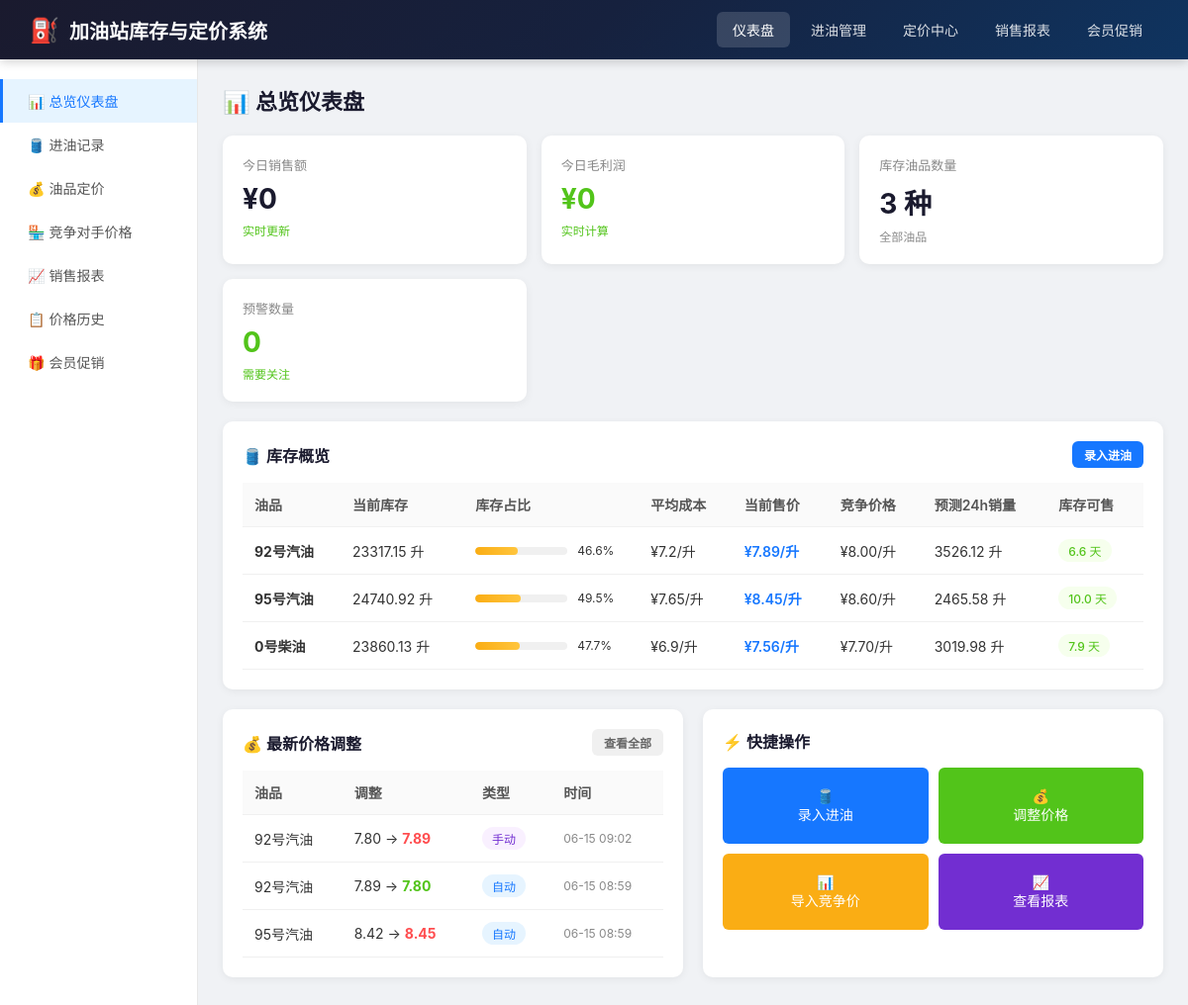
/dashboard, run on the app's committed database.
### models.py (models this page shows, shortened)
class Fuel(db.Model):
    __tablename__ = 'fuels'
    id = db.Column(db.Integer, primary_key=True)
    code = db.Column(db.String(20), unique=True, nullable=False)
    name = db.Column(db.String(50), nullable=False)
    tank_capacity = db.Column(db.Float, default=50000)
    current_price = db.Column(db.Float, nullable=False)
    price_update_time = db.Column(db.DateTime, default=datetime.now)
    created_at = db.Column(db.DateTime, default=datetime.now)
    intake_records = db.relationship('IntakeRecord', backref='fuel', lazy='dynamic')
    sales_records = db.relationship('SalesRecord', backref='fuel', lazy='dynamic')
    price_histories = db.relationship('PriceHistory', backref='fuel', lazy='dynamic')
    competitor_prices = db.relationship('CompetitorPrice', backref='fuel', lazy='dynamic')
    member_promotions = db.relationship('MemberPromotion', backref='fuel', lazy='dynamic')

class CompetitorPrice(db.Model):
    __tablename__ = 'competitor_prices'
    id = db.Column(db.Integer, primary_key=True)
    fuel_id = db.Column(db.Integer, db.ForeignKey('fuels.id'), nullable=False)
    price = db.Column(db.Float, nullable=False)
    record_date = db.Column(db.Date, nullable=False)
    created_at = db.Column(db.DateTime, default=datetime.now)
    __table_args__ = (
        db.UniqueConstraint('fuel_id', 'record_date', name='_fuel_date_uc'),
    )

class PriceHistory(db.Model):
    __tablename__ = 'price_histories'
    id = db.Column(db.Integer, primary_key=True)
    fuel_id = db.Column(db.Integer, db.ForeignKey('fuels.id'), nullable=False)
    old_price = db.Column(db.Float, nullable=False)
    new_price = db.Column(db.Float, nullable=False)
    change_time = db.Column(db.DateTime, nullable=False)
    change_type = db.Column(db.String(20), nullable=False)
    reason = db.Column(db.String(200))
    created_at = db.Column(db.DateTime, default=datetime.now)

### app.py (the view, shortened to what this page needs)
@app.route('/dashboard')
def dashboard():
    fuels = Fuel.query.all()
    inventory_data = []
    warnings = []
    for fuel in fuels:
        current_stock = get_current_stock(fuel.id)
        avg_cost = get_moving_average_cost(fuel.id)
        predicted_24h = predict_24h_sales(fuel.id)
        stock_days = current_stock / predicted_24h if predicted_24h > 0 else 0
        fuel_data = {
            'id': fuel.id,
            'name': fuel.name,
            'code': fuel.code,
            'current_stock': round(current_stock, 2),
            'capacity': fuel.tank_capacity,
            'stock_percent': round((current_stock / fuel.tank_capacity) * 100, 1),
            'avg_cost': round(avg_cost, 3),
            'current_price': round(fuel.current_price, 2),
            'predicted_24h': round(predicted_24h, 2),
            'stock_days': round(stock_days, 1),
            'competitor_price': get_latest_competitor_price(fuel.id)
        }
        inventory_data.append(fuel_data)
    today = datetime.now().date()
    today_sales = get_daily_sales(today)
    today_revenue = sum(s['revenue'] for s in today_sales.values()) if today_sales else 0
    today_profit = sum(s['profit'] for s in today_sales.values()) if today_sales else 0
    price_histories = PriceHistory.query.order_by(PriceHistory.change_time.desc()).limit(10).all()
    return render_template('dashboard.html',
                         inventory_data=inventory_data,
                         warnings=warnings,
                         today_revenue=round(today_revenue, 2),
                         today_profit=round(today_profit, 2),
                         price_histories=price_histories)

### utils.py (called while the page is built, shortened)
def get_current_stock(fuel_id):
    intakes = IntakeRecord.query.filter_by(fuel_id=fuel_id).all()
    total_intake = sum(r.volume for r in intakes)
    sales = SalesRecord.query.filter_by(fuel_id=fuel_id).all()
    total_sales = sum(r.volume for r in sales)
    return total_intake - total_sales

def get_moving_average_cost(fuel_id):
    intakes = IntakeRecord.query.filter_by(fuel_id=fuel_id)\
        .order_by(IntakeRecord.intake_time.asc()).all()
    if not intakes:
        return 0
    total_volume = 0
    total_cost = 0
    for intake in intakes:
        new_total_volume = total_volume + intake.volume
        new_total_cost = total_cost + (intake.volume * intake.cost_price)
        total_volume = new_total_volume
        total_cost = new_total_cost
    if total_volume == 0:
        return 0
    return total_cost / total_volume

def get_latest_competitor_price(fuel_id):
    latest = CompetitorPrice.query.filter_by(fuel_id=fuel_id)\
        .order_by(CompetitorPrice.record_date.desc()).first()
    return latest.price if latest else None

def predict_24h_sales(fuel_id):
    seven_days_ago = datetime.now() - timedelta(days=7)
    sales = SalesRecord.query.filter(
        SalesRecord.fuel_id == fuel_id,
        SalesRecord.sale_time >= seven_days_ago
    ).all()
    total_volume = sum(s.volume for s in sales)
    daily_avg = total_volume / 7
    day_factor = 1.0
    today = datetime.now().weekday()
    if today >= 5:
        day_factor = 1.15
    return daily_avg * day_factor

def get_daily_sales(report_date):
    if isinstance(report_date, datetime):
        report_date = report_date.date()
    start = datetime.combine(report_date, datetime.min.time())
    end = datetime.combine(report_date + timedelta(days=1), datetime.min.time())
    sales = SalesRecord.query.filter(
        SalesRecord.sale_time >= start,
        SalesRecord.sale_time < end
    ).all()
    result = {}
    return result

### templates/dashboard.html (shortened to what this page needs)
{% extends 'base.html' %}
{% block content %}
<h2 class="page-title">📊 总览仪表盘</h2>
<div class="stat-cards">
    <div class="stat-card">
        <div class="stat-label">今日销售额</div>
        <div class="stat-value">¥{{ today_revenue }}</div>
        <div class="stat-change" style="color: #52c41a;">实时更新</div>
    </div>
    <div class="stat-card">
        <div class="stat-label">今日毛利润</div>
        <div class="stat-value" style="color: #52c41a;">¥{{ today_profit }}</div>
        <div class="stat-change" style="color: #52c41a;">实时计算</div>
    </div>
    <div class="stat-card">
        <div class="stat-label">库存油品数量</div>
        <div class="stat-value">{{ inventory_data|length }} 种</div>
        <div class="stat-change" style="color: #888;">全部油品</div>
    </div>
    <div class="stat-card">
        <div class="stat-label">预警数量</div>
        <div class="stat-value" style="color: {{ '#ff4d4f' if warnings else '#52c41a' }};">{{ warnings|length }}</div>
        <div class="stat-change" style="color: {{ '#ff4d4f' if warnings else '#52c41a' }};">需要关注</div>
    </div>
</div>
<div class="card">
    <div class="card-title">
        <span>🛢️ 库存概览</span>
        <a href="{{ url_for('intake') }}" class="btn btn-primary btn-sm">录入进油</a>
    </div>
    <table>
        <thead>
            <tr>
                <th>油品</th>
                <th>当前库存</th>
                <th>库存占比</th>
                <th>平均成本</th>
                <th>当前售价</th>
                <th>竞争价格</th>
                <th>预测24h销量</th>
                <th>库存可售</th>
            </tr>
        </thead>
        <tbody>
            {% for item in inventory_data %}
            <tr>
                <td><strong>{{ item.name }}</strong></td>
                <td>{{ item.current_stock }} 升</td>
                <td style="min-width: 150px;">
                    <div style="display: flex; align-items: center; gap: 10px;">
                        <div class="progress-bar" style="flex: 1;">
                            <div class="progress-fill
                                {% if item.stock_percent > 50 %}green
                                {% elif item.stock_percent > 20 %}yellow
                                {% else %}red{% endif %}"
                                style="width: {{ item.stock_percent }}%;"></div>
                        </div>
                        <span style="font-size: 12px; min-width: 50px;">{{ item.stock_percent }}%</span>
                    </div>
                </td>
                <td>¥{{ item.avg_cost }}/升</td>
                <td style="color: #1677ff; font-weight: 600;">¥{{ item.current_price }}/升</td>
                <td>
                    {% if item.competitor_price %}
                        ¥{{ '%.2f'|format(item.competitor_price) }}/升
                    {% else %}
                        <span style="color: #999;">暂无数据</span>
                    {% endif %}
                </td>
                <td>{{ item.predicted_24h }} 升</td>
                <td>
                    <span class="tag {% if item.stock_days > 3 %}tag-green{% elif item.stock_days > 1 %}tag-orange{% else %}tag-red{% endif %}">
                        {{ item.stock_days }} 天
                    </span>
                </td>
            </tr>
            {% endfor %}
        </tbody>
    </table>
</div>
<div class="grid-2">
    <div class="card">
        <div class="card-title">
            <span>💰 最新价格调整</span>
            <a href="{{ url_for('price_history') }}" class="btn btn-sm" style="background: #f0f0f0; color: #666;">查看全部</a>
        </div>
        {% if price_histories %}
        <table>
            <thead>
                <tr>
                    <th>油品</th>
                    <th>调整</th>
                    <th>类型</th>
                    <th>时间</th>
                </tr>
            </thead>
            <tbody>
                {% for ph in price_histories[:8] %}
                <tr>
                    <td>{{ ph.fuel.name }}</td>
                    <td>
                        {{ '%.2f'|format(ph.old_price) }} →
                        <strong style="color: {% if ph.new_price > ph.old_price %}#ff4d4f{% else %}#52c41a{% endif %};">
                            {{ '%.2f'|format(ph.new_price) }}
                        </strong>
                    </td>
                    <td>
                        <span class="tag {% if ph.change_type == 'auto' %}tag-blue{% else %}tag-purple{% endif %}">
                            {{ '自动' if ph.change_type == 'auto' else '手动' }}
                        </span>
                    </td>
                    <td style="font-size: 12px; color: #888;">{{ ph.change_time.strftime('%m-%d %H:%M') }}</td>
                </tr>
                {% endfor %}
            </tbody>
        </table>
        {% else %}
        <p style="color: #999; text-align: center; padding: 20px;">暂无价格调整记录</p>
        {% endif %}
    </div>
    <div class="card">
        <div class="card-title">
            <span>⚡ 快捷操作</span>
        </div>
        <div style="display: grid; grid-template-columns: 1fr 1fr; gap: 10px;">
            <a href="{{ url_for('intake') }}" class="btn btn-primary" style="text-align: center; padding: 20px;">
                🛢️<br>录入进油
            </a>
            <a href="{{ url_for('pricing') }}" class="btn btn-success" style="text-align: center; padding: 20px;">
                💰<br>调整价格
            </a>
            <a href="{{ url_for('competitor') }}" class="btn btn-warning" style="text-align: center; padding: 20px;">
                📊<br>导入竞争价
            </a>
            <a href="{{ url_for('sales_report') }}" class="btn" style="background: #722ed1; color: white; text-align: center; padding: 20px;">
                📈<br>查看报表
            </a>
        </div>
    </div>
</div>
{% endblock %}

### templates/base.html (style rules this page uses)
* { margin: 0; padding: 0; box-sizing: border-box; }
body { font-family: -apple-system, BlinkMacSystemFont, 'Segoe UI', Roboto, 'Helvetica Neue', Arial, sans-serif; background: #f0f2f5; color: #333; }
.page-title { font-size: 22px; font-weight: 600; margin-bottom: 20px; color: #1a1a2e; }
.card { background: white; border-radius: 10px; padding: 20px; box-shadow: 0 2px 8px rgba(0,0,0,0.06); margin-bottom: 20px; }
.card-title { font-size: 16px; font-weight: 600; margin-bottom: 15px; color: #1a1a2e; display: flex; align-items: center; justify-content: space-between; }
.btn { display: inline-block; padding: 8px 18px; border: none; border-radius: 6px; cursor: pointer; font-size: 14px; text-decoration: none; transition: all 0.2s; }
.btn-primary { background: #1677ff; color: white; }
.btn-success { background: #52c41a; color: white; }
.btn-warning { background: #faad14; color: white; }
.btn-sm { padding: 5px 12px; font-size: 12px; }
table { width: 100%; border-collapse: collapse; }
th, td { padding: 12px; text-align: left; border-bottom: 1px solid #f0f0f0; font-size: 14px; }
th { background: #fafafa; font-weight: 600; color: #555; }
.tag { display: inline-block; padding: 3px 10px; border-radius: 12px; font-size: 12px; font-weight: 500; }
.tag-green { background: #f6ffed; color: #52c41a; }
.tag-blue { background: #e6f4ff; color: #1677ff; }
.tag-purple { background: #f9f0ff; color: #722ed1; }
.stat-cards { display: grid; grid-template-columns: repeat(auto-fit, minmax(240px, 1fr)); gap: 15px; margin-bottom: 20px; }
.stat-card { background: white; border-radius: 10px; padding: 20px; box-shadow: 0 2px 8px rgba(0,0,0,0.06); }
.stat-card .stat-label { font-size: 13px; color: #888; margin-bottom: 8px; }
.stat-card .stat-value { font-size: 28px; font-weight: 700; color: #1a1a2e; }
.stat-card .stat-change { font-size: 12px; margin-top: 6px; }
.progress-bar { width: 100%; height: 8px; background: #f0f0f0; border-radius: 4px; overflow: hidden; }
.progress-fill { height: 100%; border-radius: 4px; transition: width 0.3s; }
.progress-fill.yellow { background: linear-gradient(90deg, #faad14, #ffc53d); }
.grid-2 { display: grid; grid-template-columns: 1fr 1fr; gap: 20px; }

### data on the page
Fuel: name "92号汽油"
CompetitorPrice: competitor_price "8.00"
Fuel: name "95号汽油"
CompetitorPrice: competitor_price "8.60"
Fuel: name "0号柴油"
CompetitorPrice: competitor_price "7.70"
PriceHistory: fuel.name "92号汽油", old_price "7.80", new_price "7.89", change_type "手动", change_time "06-15 09:02"
PriceHistory: fuel.name "92号汽油", old_price "7.89", new_price "7.80", change_type "自动", change_time "06-15 08:59"
PriceHistory: fuel.name "95号汽油", old_price "8.42", new_price "8.45", change_type "自动", change_time "06-15 08:59"

### other printed values
{{ today_revenue }} "0"
{{ today_profit }} "0"
{{ inventory_data|length }} "3"
{{ warnings|length }} "0"
{{ item.current_stock }} "23317.15" "24740.92" "23860.13"
{{ item.stock_percent }} "46.6" "49.5" "47.7"
{{ item.avg_cost }} "7.2" "7.65" "6.9"
{{ item.current_price }} "7.89" "8.45" "7.56"
{{ item.predicted_24h }} "3526.12" "2465.58" "3019.98"
{{ item.stock_days }} "6.6" "10.0" "7.9"
